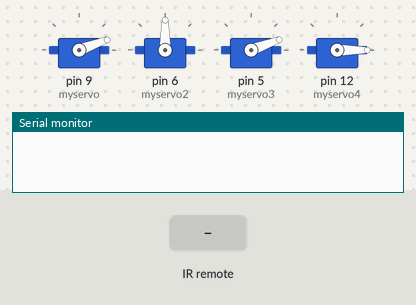
Bench run of a sketch on a simulated Arduino Uno, built with avr-gcc and run on an emulated ATmega328P. Shown: 4 × servo, the last lines printed to the serial monitor. The test bench sets the inputs (shaded band).

Above: at 1.2 s.
1.3 s: infrared code 0xFF5AA5 received
At 3.9 s:
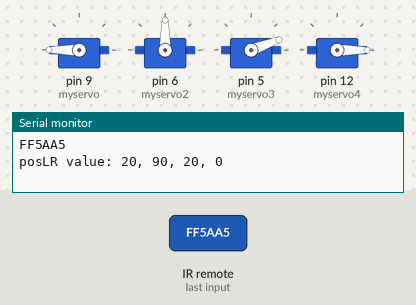
4.3 s: infrared code 0xFFA25D received
At 7.1 s:
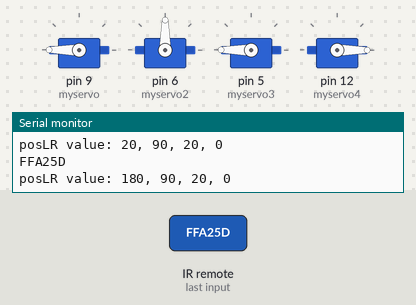
7.3 s: infrared code 0xFF10EF received
At 9.8 s:
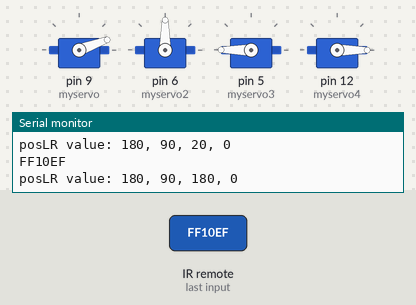
10.3 s: infrared code 0xFF629D received
At 10.79 s:
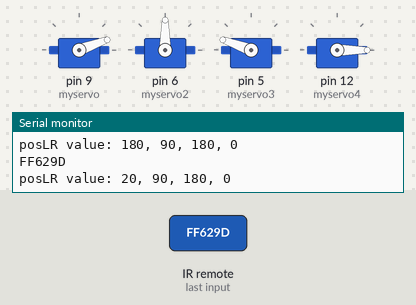
13.3 s: infrared code 0xFF38C7 received
At 15.0 s:
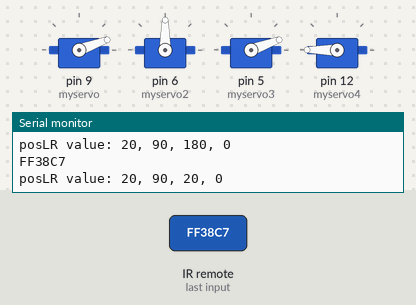
16.3 s: infrared code 0xFF5AA5 received
At 18.8 s:
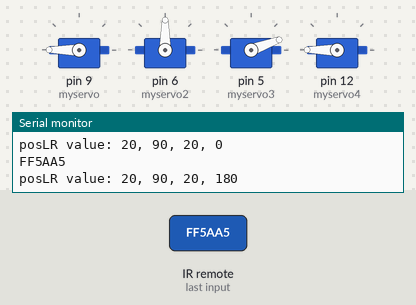
Timing chart, 0 to 20.3 s (numbered marks = the images above; inputs shaded):
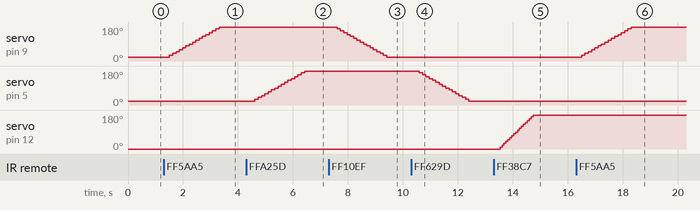

The sketch:

braco-robotico-completo.ino
```cpp
#include <Servo.h>
#include <IRremote.h>

int maxVar = 180;
int minVar = 20;
int minGarra = 0;

int posLR;
int posBF;
int posBT;
int garra;

const int RECV_PIN = 7;

Servo myservo;
Servo myservo2;
Servo myservo3;
Servo myservo4;

IRrecv irrecv(RECV_PIN);
decode_results results;
```

Loop.ino
```cpp
void loop() {
  decodeIr();
  moveLeftRight();
  if (posLR > maxVar) {
    posLR = maxVar;
  } if (posLR < minVar) {
    posLR = minVar;
  }

  moveTopBottom();
  if (posBT > 90) {
    posBT = 90;
  } if (posBT < 80) {
    posBT = 80;
  }

  moveFrontBack();
  if (posBF > maxVar) {
    posBF = maxVar;
  } if (posBF < minVar) {
    posBF = minVar;
  }

  garraArm();
  if (garra > maxVar) {
    garra = maxVar;
  } if (garra < minGarra) {
    garra = minGarra;
  }

  myservo.write(posLR);
  myservo2.write(posBT);
  myservo3.write(posBF);
  myservo4.write(garra);

  delay(20);
}
```

Setup.ino
```cpp
void setup() {
  // put your setup code here, to run once:
  myservo.attach(9);
  myservo2.attach(6);
  myservo3.attach(5);
  myservo4.attach(12);

  Serial.begin(9600);
  irrecv.enableIRIn();
  irrecv.blink13(true);

  posLR = 0;
  posBT = 90;
  posBF = 20;
  garra = 0;
}
```

outrasFuncoes.ino
```cpp
void moveLeftRight()
{
  switch(results.value) {
    case 0xFF5AA5:
      posLR += 10;
      delay(100);
      break;
    case 0xFF10EF:
      posLR -= 10;
      delay(100);
      break;
  }
}

void moveTopBottom()
{
  switch(results.value) {
    case 0xFF18E7:
      posBT -= 10;
      delay(100);
      break;
    case 0xFF4AB5:
      posBT += 10;
      delay(100);
      break;
  }
}

void moveFrontBack()
{
  switch(results.value) {
    case 0xFFA25D:
      posBF += 10;
      delay(100);
      break;
    case 0xFF629D:
      posBF -= 10;
      delay(100);
      break;
  }
}

void garraArm()
{
  switch(results.value) {
    case 0xFF38C7:
      garra += 10;
      delay(50);
      break;
    case 0xFFB04F:
      garra -= 10;
      delay(50);
      break;
  }
}
```

decodificarConfig.ino
```cpp
void decodeIr()
{
  if (irrecv.decode(&results)) {
    Serial.println(results.value, HEX);

    Serial.print("posLR value: ");
    Serial.print(posLR);
    Serial.print(", ");
    Serial.print(posBT);
    Serial.print(", ");
    Serial.print(posBF);
    Serial.print(", ");
    Serial.println(garra);

    irrecv.resume();
    delay(100);
  }
}
```

Measured:
- after the input at 1.3 s, servo on pin 9 (myservo): moves from 20° to 180° over 1.8 s, starting after 0.21 s
- after the input at 4.3 s, servo on pin 5 (myservo3): moves from 20° to 180° over 1.8 s, starting after 0.32 s
- after the input at 7.3 s, servo on pin 9 (myservo): moves from 180° to 20° over 1.8 s, starting after 0.31 s
- after the input at 10.3 s, servo on pin 5 (myservo3): moves from 180° to 20° over 1.8 s, starting after 0.30 s
- after the input at 13.3 s, servo on pin 12 (myservo4): moves from 0° to 180° over 1.2 s, starting after 0.24 s
- after the input at 16.3 s, servo on pin 9 (myservo): moves from 20° to 180° over 1.8 s, starting after 0.20 s
